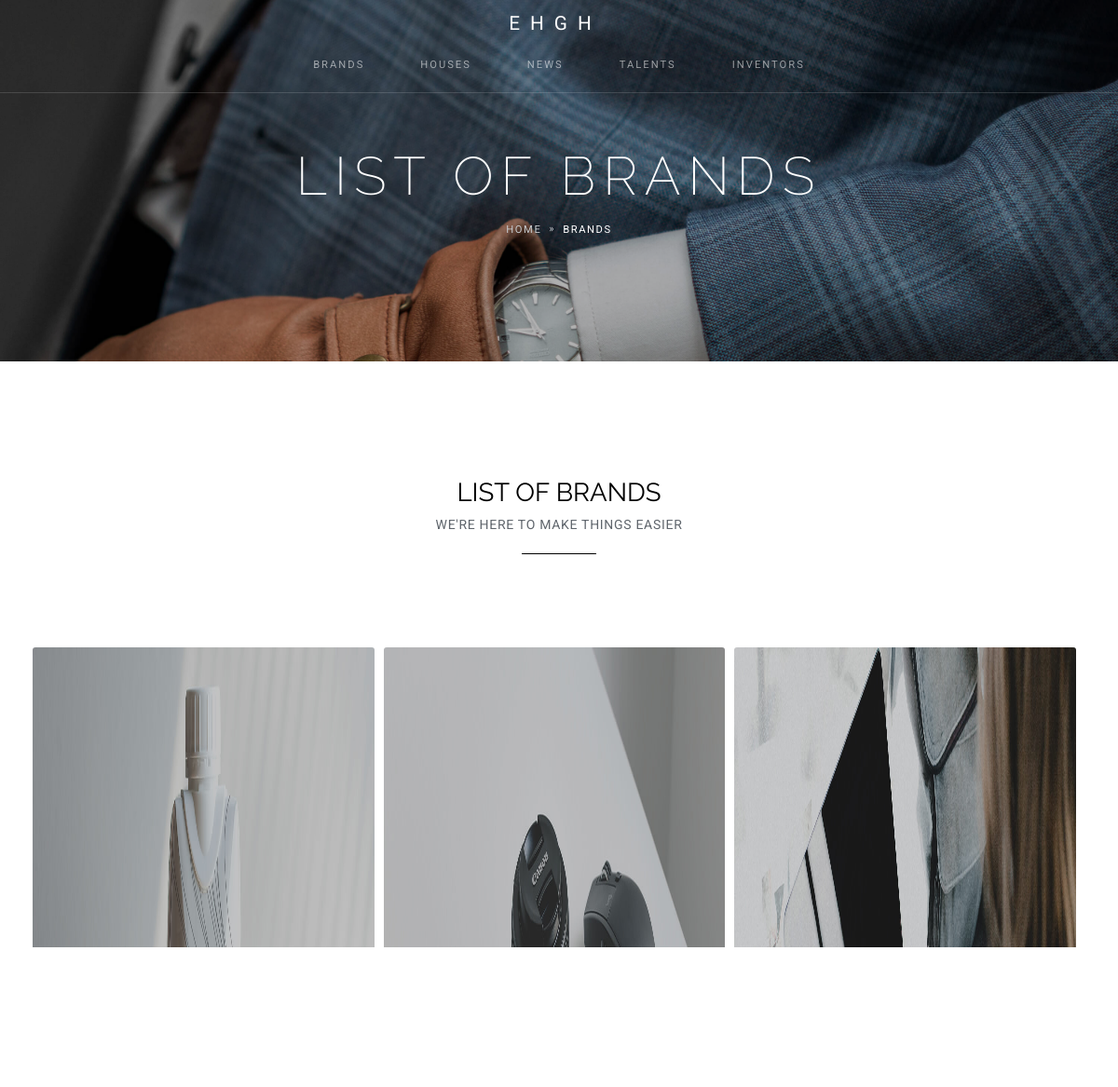
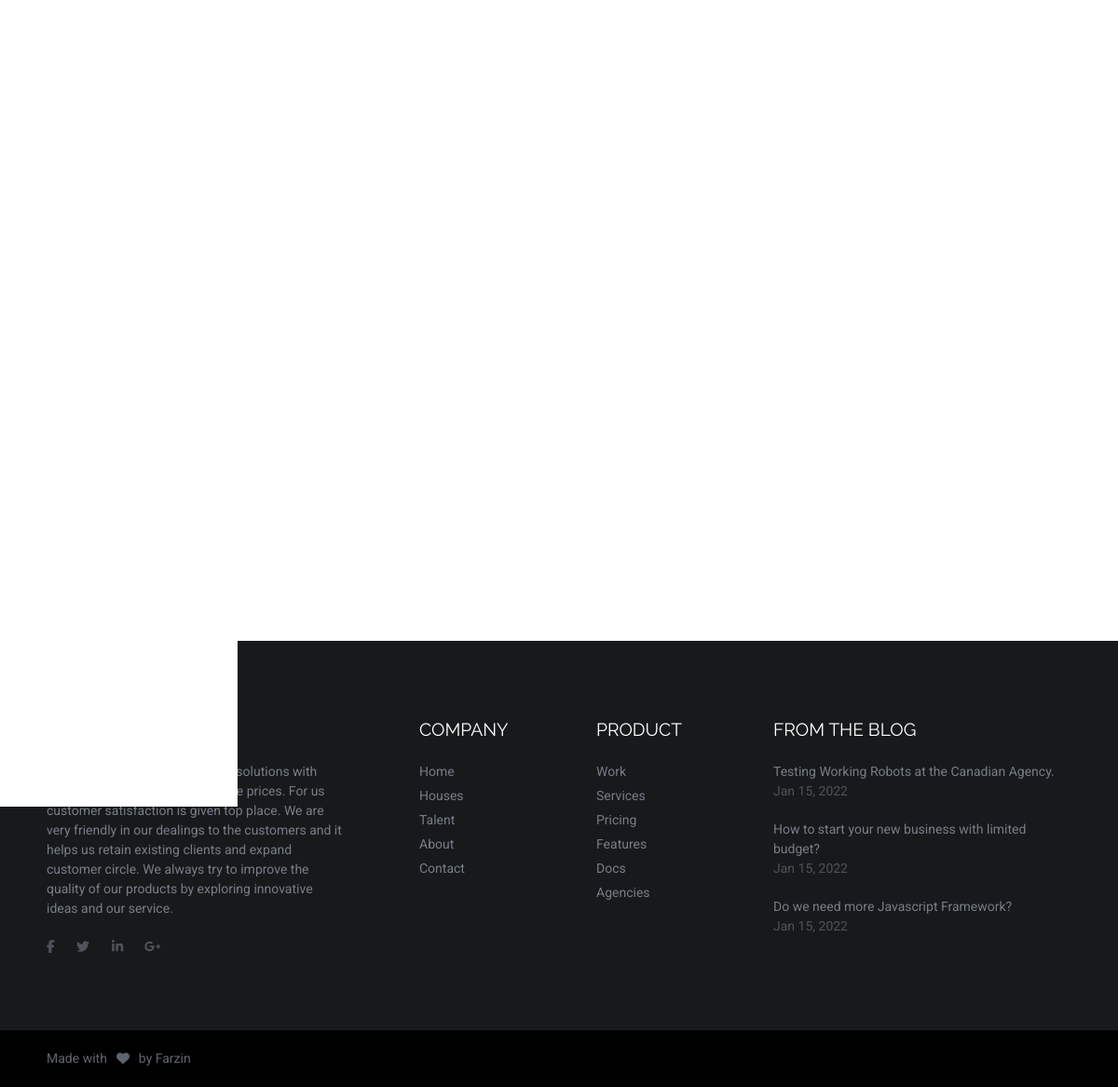
/brands/, run on the app's committed database (2 pictures, top to bottom).
### brands/models.py (models this page shows, shortened)
class Brands(models.Model):
    STATUS_CHOICES = (
        ('d', 'Draft'),
        ('p', 'Publish')
    )
    title = models.CharField(max_length=300)
    slug = models.SlugField(max_length=200, unique=True)
    tags = models.ManyToManyField(Tags, related_name='brands', blank=True)
    description = HTMLField()
    founded = models.DateTimeField(default=timezone.now)
    line = models.ManyToManyField(Line, related_name='brands')
    website = models.CharField(max_length=300,blank=True,null=True)
    address = models.CharField(max_length=500,blank=True,null=True)
    image = models.ImageField(upload_to='brands')
    created = models.DateTimeField(auto_now_add=True)
    updated = models.DateTimeField(auto_now=True)
    status = models.CharField(max_length=1, choices=STATUS_CHOICES)
    keywords = models.CharField(max_length=300, null=True)
    seo_description = models.TextField(null=True)

### brands/views.py (the view)
# urls.py: path('brands/', views.BrandsListView.as_view(), name="list_view"),
class BrandsListView(ListView):
    model = Brands
    queryset = Brands.objects.filter(status="p").order_by('-created')
    template_name = 'brands_list.html'
    context_object_name = 'brands'

### brands/templates/brands_list.html (shortened to what this page needs)
{% extends 'base/main_base.html' %}
{% load thumbnail %}
{% load static %}
{% block content %}
<section class="text-center overflow-hidden py-0" data-zanim-timeline="{}" data-zanim-trigger="scroll">
    <div class="bg-holder overlay  parallax" style="background-image:url({% static 'img/header-9.jpg' %});">
    </div>
    <div class="container-fluid">
      <div class="header-overlay"></div>
      <div class="position-relative pt-10 pb-8">
        <div class="header-text">
          <div class="overflow-hidden">
            <h1 class="display-3 fs-7 text-white fw-lighter ls-2" data-zanim-xs='{"duration":2,"delay":0}'>List of Brands</h1>
          </div>
          <div class="overflow-hidden">
            <div class="d-flex justify-content-center" data-zanim-xs='{"duration":2,"delay":0.1}'>
              <nav aria-label="breadcrumb">
                <ol class="breadcrumb text-uppercase ls-2">
                  <li class="breadcrumb-item"><a class="text-400 hover-color-white" href="{% url "page:home" %}">Home</a></li>
                  <li class="breadcrumb-item active" aria-current="page">Brands</li>
                </ol>
              </nav>
            </div>
          </div>
        </div>
      </div>
    </div>
  </section>
  <section class="text-center pb-6">
    <div class="container">
      <div class="row">
        <div class="col-12 mb-5" data-zanim-timeline="{}" data-zanim-trigger="scroll">
          <div class="overflow-hidden">
            <h3 class="fw-normal mb-1" data-zanim-xs='{"duration":1.5,"delay":0}'>List of Brands</h3>
          </div>
          <div class="overflow-hidden">
            <p class="mb-0 ls-1 text-uppercase" data-zanim-xs='{"duration":1.5,"delay":0.1}'>We're Here To make things Easier</p>
          </div>
          <div class="overflow-hidden">
            <hr class="hr-short bg-black opacity-100" data-zanim-xs='{"duration":1.5,"delay":0.2}'>
          </div>
        </div>
            <div class="row g-2 position-relative thumbnail-grid-container" id="selector">
              {% for item in brands %}
              <div class="col-12 col-sm-6 col-lg-4 thumbnail-grid-item" style="margin-bottom: unset; z-index: 10;">
                {% thumbnail item.image "367x207" crop="center" as im %}
                <img class="thumbnail-gridder collapsed" src="{{ im.url }}" width="{{ im.width }}" height="{{ im.height }}" alt="{{ item.slug }}" data-bs-toggle="collapse" data-bs-target="#collapse-{{ forloop.counter }}" aria-expanded="false" aria-controls="collapse-{{ forloop.counter }}">
                {% endthumbnail %}
                <div class="position-absolute start-0">
                </div>
              </div>
              {% endfor %}
            </div>
      </div>
    </div>
  </section>
{% endblock content %}

### data on the page
Brands: shows a picture
Brands: shows a picture
Brands: shows a picture
